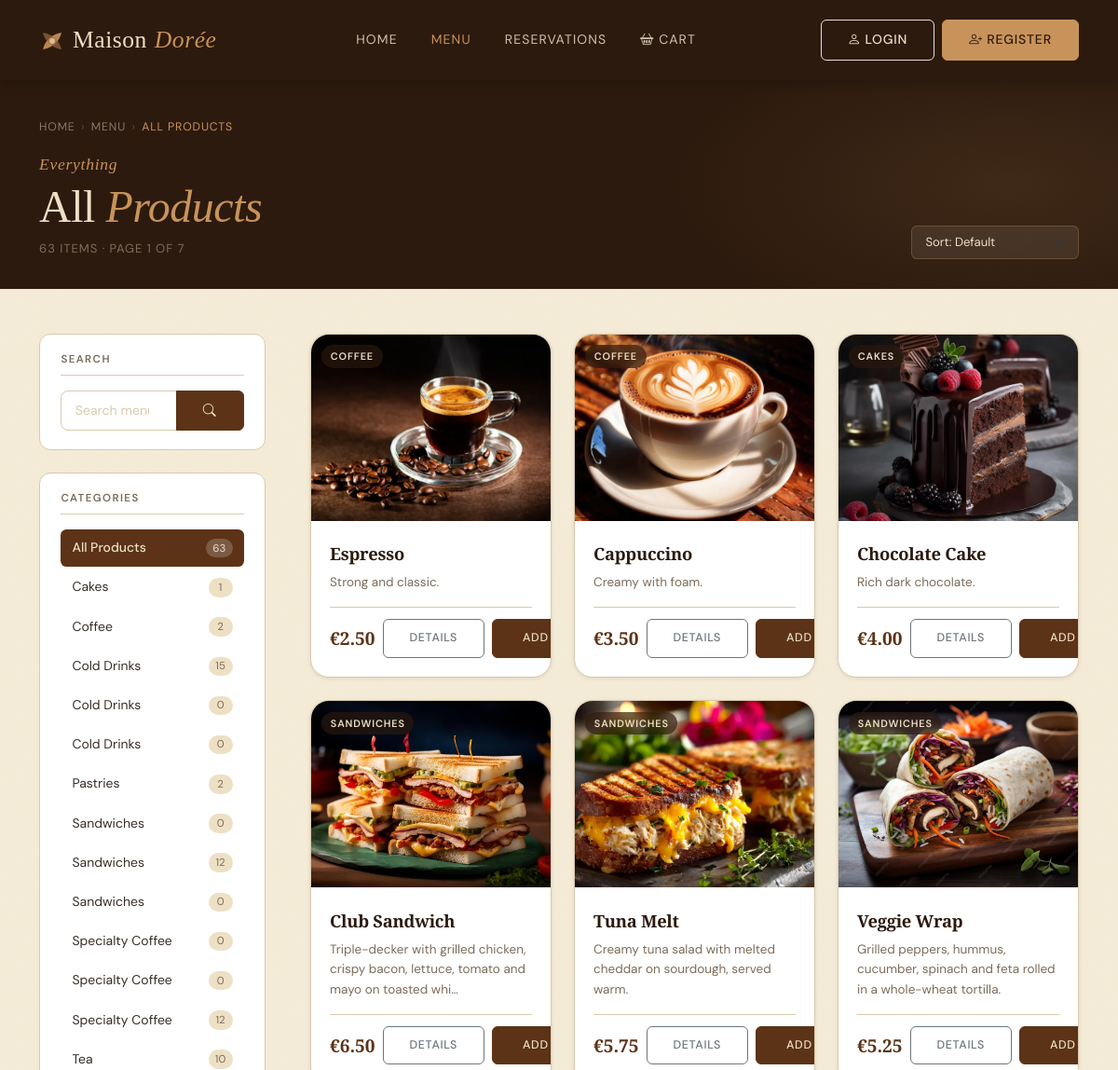
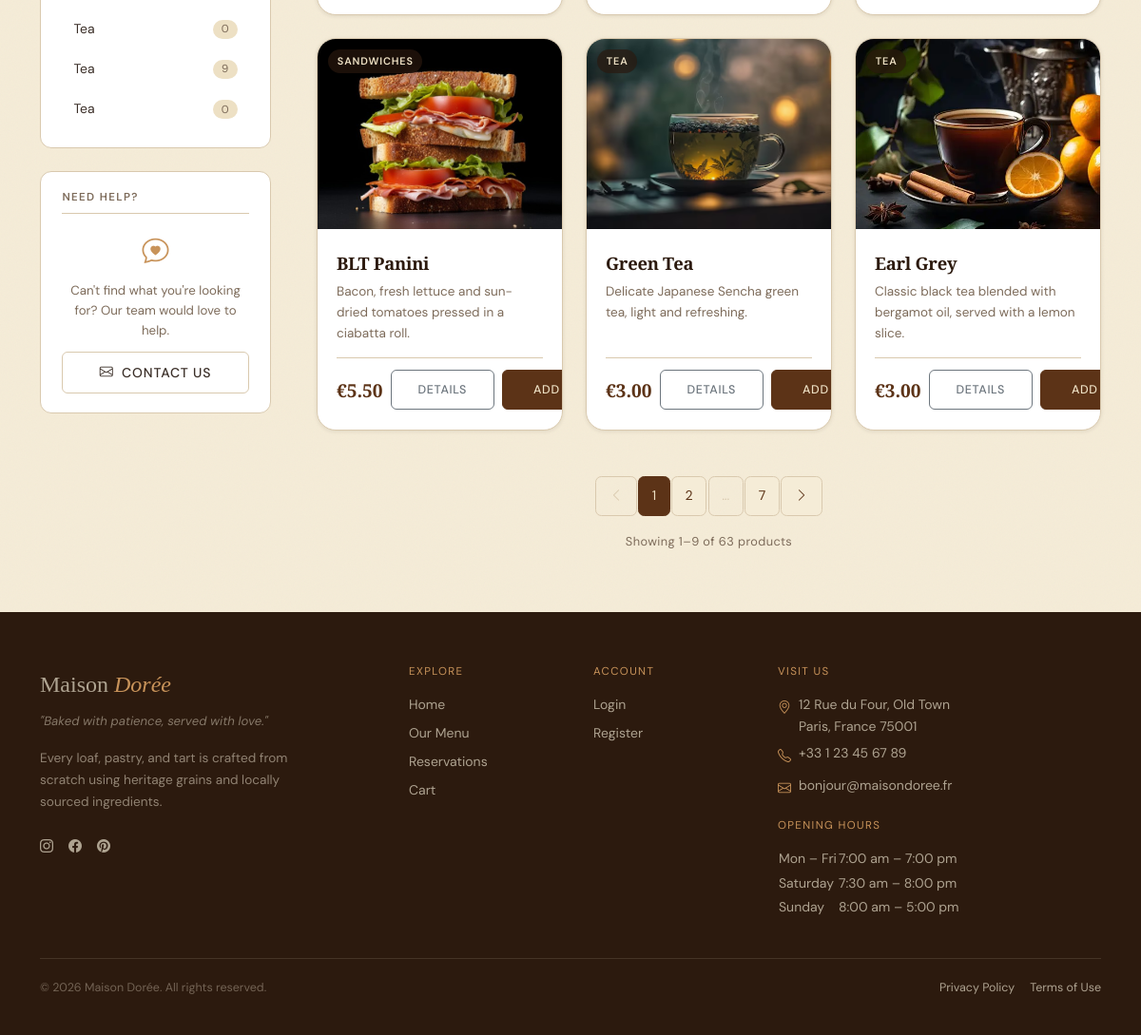
The page /products.php on the database as committed earlier (2 pictures, top to bottom).
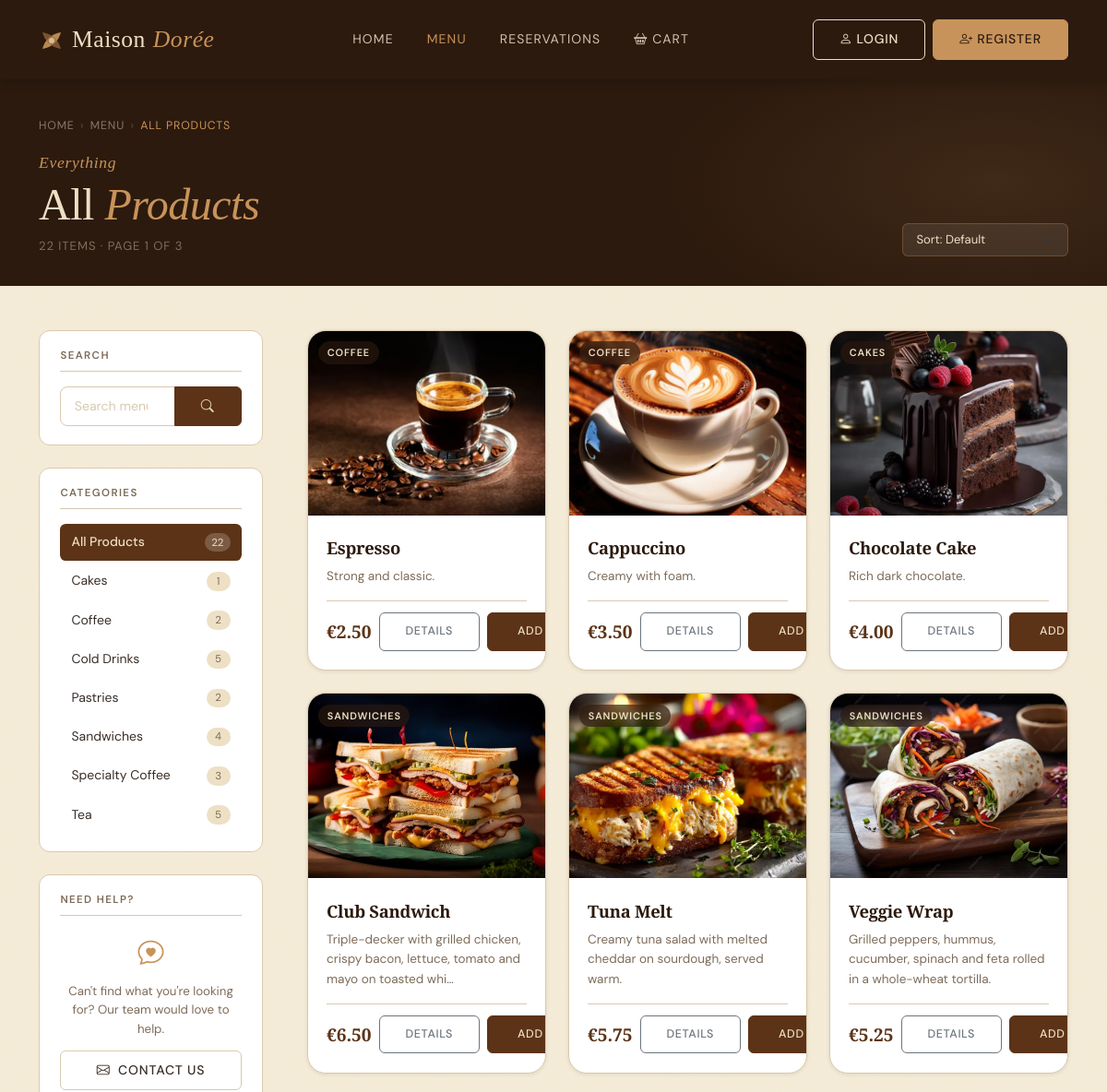
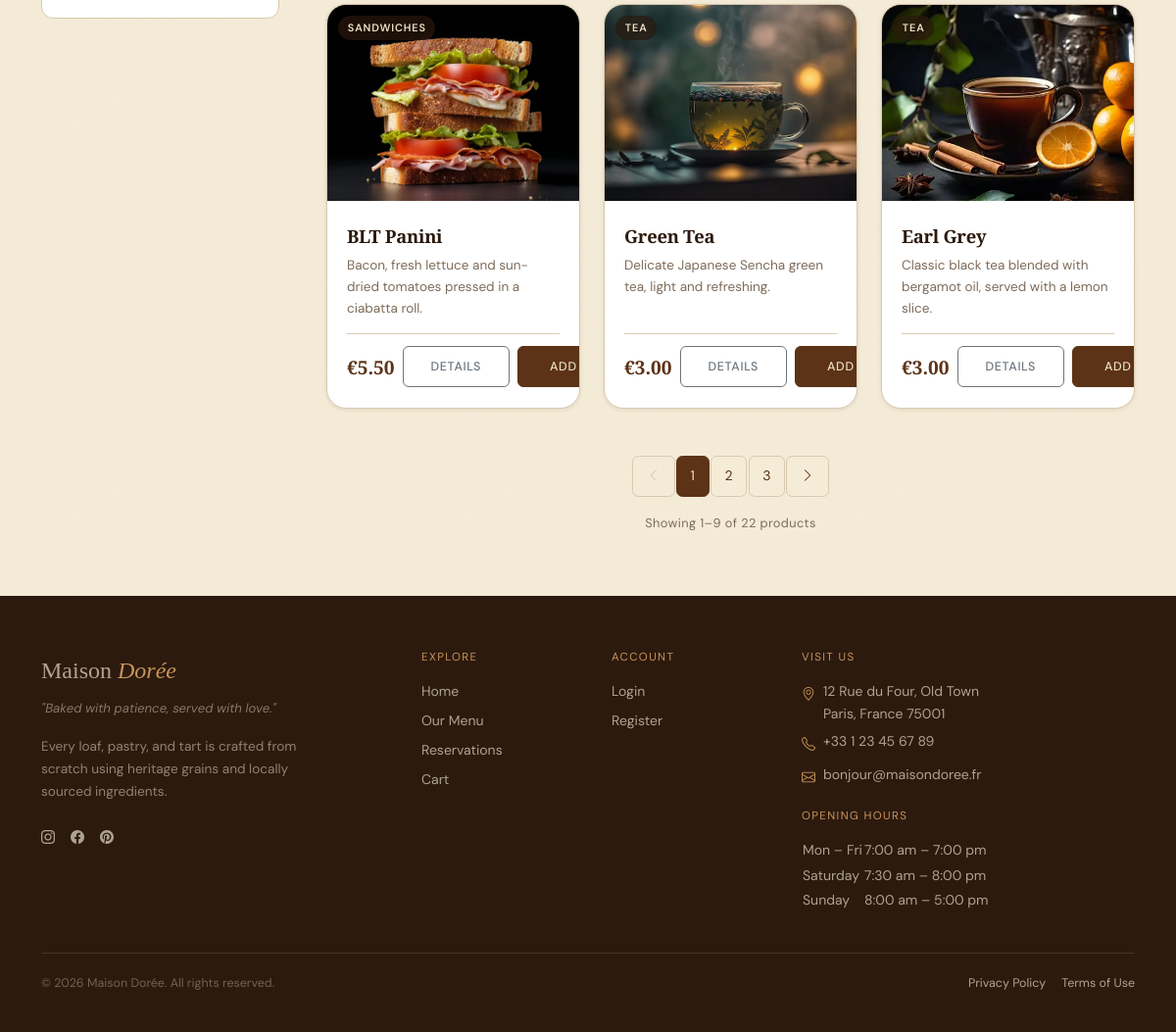
The same page on the database as committed later (2 pictures, top to bottom).
### tables this page shows
CREATE TABLE `categories` (
  `id` int(11) NOT NULL,
  `name` varchar(50) NOT NULL
);

CREATE TABLE `products` (
  `id` int(11) NOT NULL,
  `category_id` int(11) DEFAULT NULL,
  `name` varchar(100) NOT NULL,
  `description` text DEFAULT NULL,
  `price` decimal(10,2) NOT NULL,
  `image_url` varchar(255) DEFAULT NULL
);

### db_connect.php (called while the page is built, shortened)
<?php
function db(): PDO {
    static $pdo = null;
    if ($pdo !== null) return $pdo;
    $dsn = sprintf('mysql:host=%s;port=%s;dbname=%s;charset=%s', DB_HOST, DB_PORT, DB_NAME, DB_CHARSET);
    $options = [
        PDO::ATTR_ERRMODE            => PDO::ERRMODE_EXCEPTION,
        PDO::ATTR_DEFAULT_FETCH_MODE => PDO::FETCH_ASSOC,
        PDO::ATTR_EMULATE_PREPARES   => false,
    ];
    try {
        $pdo = new PDO($dsn, DB_USER, DB_PASS, $options);
    } catch (PDOException $e) {
        error_log($e->getMessage());
        exit('Connection failed.');
    }
    return $pdo;
}
function db_fetch_all(string $sql, array $params = []): array {
    $stmt = db()->prepare($sql);
    $stmt->execute($params);
    return $stmt->fetchAll();
}
function db_fetch_one(string $sql, array $params = []): ?array {
    $stmt = db()->prepare($sql);
    $stmt->execute($params);
    $row = $stmt->fetch();
    return $row !== false ? $row : null;
}
?>

### products.php (the view, shortened to what the rows shown need)
<?php
require_once 'db_connect.php';
$categoryId = filter_input(INPUT_GET, 'category_id', FILTER_VALIDATE_INT, [
    'options' => ['min_range' => 1],
]);
$searchQuery = trim(strip_tags($_GET['q'] ?? ''));
$sortRaw     = $_GET['sort'] ?? 'default';
$page        = max(1, (int) ($_GET['page'] ?? 1));
$perPage     = 9;
$sortOptions = [
    'default'     => 'p.id ASC',
    'name_asc'    => 'p.name ASC',
    'name_desc'   => 'p.name DESC',
    'price_asc'   => 'p.price ASC',
    'price_desc'  => 'p.price DESC',
];
$sortCol = $sortOptions[$sortRaw] ?? $sortOptions['default'];
$currentCategory = null;
$allCategories = db_fetch_all(
    'SELECT
         c.id,
         c.name,
         COUNT(p.id) AS product_count
     FROM categories c
     LEFT JOIN products p ON p.category_id = c.id
     GROUP BY c.id, c.name
     ORDER BY c.name ASC'
);
$whereClauses = ['1=1'];
$params       = [];
$whereSQL = 'WHERE ' . implode(' AND ', $whereClauses);
$totalProducts = (int) db_fetch_one(
    "SELECT COUNT(*) AS cnt
       FROM products p
       JOIN categories c ON c.id = p.category_id
      $whereSQL",
    $params
)['cnt'];
$totalPages = max(1, (int) ceil($totalProducts / $perPage));
$page       = min($page, $totalPages);
$offset     = ($page - 1) * $perPage;
$products = db_fetch_all(
    "SELECT
         p.id,
         p.name,
         p.description,
         p.price,
         p.image_url,
         c.name AS category_name,
         c.id   AS category_id
     FROM products p
     JOIN categories c ON c.id = p.category_id
    $whereSQL
     ORDER BY $sortCol
     LIMIT :lim OFFSET :off",
    array_merge($params, [':lim' => $perPage, ':off' => $offset])
);
function buildUrl(array $overrides = []): string
{
    $base = [
        'category_id' => $_GET['category_id'] ?? null,
        'q'           => $_GET['q']           ?? null,
        'sort'        => $_GET['sort']         ?? null,
        'page'        => $_GET['page']         ?? null,
    ];
    $merged = array_filter(array_merge($base, $overrides), fn($v) => $v !== null && $v !== '');
    return 'products.php?' . http_build_query($merged);
}
require_once __DIR__ . '/header.php';
?>
<section class="prod-hero" aria-labelledby="prod-hero-heading">
    <div class="container position-relative z-1">
        <div class="row align-items-end g-3">
            <div class="col">
                <h1 class="prod-hero__title" id="prod-hero-heading">
                    <?php if ($searchQuery !== ''): ?>
                        Results for "<em><?= htmlspecialchars($searchQuery) ?></em>"
                    <?php elseif ($currentCategory): ?>
                        <?= htmlspecialchars($currentCategory['name']) ?>
                    <?php else: ?>
                        All <em>Products</em>
                    <?php endif; ?>
                </h1>
            </div>
        </div>
    </div>
</section>
<div class="container prod-layout py-5">
    <div class="row g-5">
        <aside class="col-12 col-lg-3" aria-label="Category filter">
            <div class="prod-sidebar-block mb-4">
                <h2 class="prod-sidebar-block__title">Search</h2>
            </div>
            <div class="prod-sidebar-block">
                <h2 class="prod-sidebar-block__title">Categories</h2>
                <nav aria-label="Filter by category">
                    <ul class="prod-cat-list" role="list">
                        <?php foreach ($allCategories as $cat): ?>
                            <li role="listitem">
                                <a
                                    href="<?= buildUrl(['category_id' => $cat['id'], 'page' => null]) ?>"
                                    class="prod-cat-list__item <?= (int)($currentCategory['id'] ?? 0) === (int)$cat['id'] ? 'prod-cat-list__item--active' : '' ?>"
                                    aria-current="<?= (int)($currentCategory['id'] ?? 0) === (int)$cat['id'] ? 'page' : 'false' ?>">
                                    <span class="prod-cat-list__name">
                                        <?= htmlspecialchars($cat['name']) ?>
                                    </span>
                                    <span class="prod-cat-list__count">
                                        <?= (int) $cat['product_count'] ?>
                                    </span>
                                </a>
                            </li>
                        <?php endforeach; ?>
                    </ul>
                </nav>
            </div>
            <div class="prod-sidebar-block mt-4">
                <h2 class="prod-sidebar-block__title">Need Help?</h2>
            </div>
        </aside>
        <main class="col-12 col-lg-9" id="products-grid" aria-label="Products">
            <?php if (empty($products)): ?>
                <div class="prod-empty" role="status" aria-live="polite">
                    <i class="bi bi-bag-x prod-empty__icon" aria-hidden="true"></i>
                    <h2 class="prod-empty__title">
                        <?= $searchQuery !== ''
                            ? 'No results for "' . htmlspecialchars($searchQuery) . '"'
                            : 'No products available' ?>
                    </h2>
                    <p class="prod-empty__body">
                        <?= $searchQuery !== ''
                            ? 'Try a different search term, or browse a category below.'
                            : 'Check back soon — our bakers are hard at work!' ?>
                    </p>
                    <div class="d-flex gap-3 justify-content-center flex-wrap mt-3">
                        <a href="categories.php" class="btn btn-primary">Browse All Categories</a>
                        <?php if ($searchQuery !== '' || $categoryId): ?>
                            <a href="products.php" class="btn btn-ghost">Clear Filters</a>
                        <?php endif; ?>
                    </div>
                </div>
            <?php else: ?>
                <div class="row g-4" id="productGrid">
                    <?php foreach ($products as $index => $product):
                        $price = number_format((float)$product['price'], 2);
                        $imgSrc = !empty($product['image_url'])
                            ? 'images/' . htmlspecialchars($product['image_url'], ENT_QUOTES)
                            : 'images/placeholder.jpg';
                    ?>
                        <div
                            class="col-12 col-sm-6 col-xl-4"
                            style="--p-delay:<?= $index * 0.06 ?>s">
                            <article
                                class="prod-card"
                                aria-label="<?= htmlspecialchars($product['name']) ?>, €<?= $price ?>">
                                <a
                                    href="product_details.php?id=<?= (int) $product['id'] ?>"
                                    class="prod-card__thumb-link"
                                    tabindex="-1"
                                    aria-hidden="true">
                                    <img
                                        src="<?= $imgSrc ?>"
                                        alt="<?= htmlspecialchars($product['name']) ?>"
                                        class="prod-card__img card-img-top"
                                        loading="lazy"
                                        width="400"
                                        height="200"
                                        onerror="this.onerror=null; this.src='images/placeholder.jpg';">
                                    <span class="prod-card__category-ribbon">
                                    </span>
                                </a>
                                <div class="prod-card__body">
                                    <h3 class="prod-card__name">
                                        <a
                                            href="product_details.php?id=<?= (int) $product['id'] ?>"
                                            class="prod-card__name-link">
                                            <?= htmlspecialchars($product['name']) ?>
                                        </a>
                                    </h3>
                                    <?php if (!empty($product['description'])): ?>
                                        <p class="prod-card__desc">
                                            <?= htmlspecialchars(
                                                mb_strimwidth($product['description'], 0, 90, '…')
                                            ) ?>
                                        </p>
                                    <?php endif; ?>
                                    <div class="prod-card__footer">
                                        <span class="prod-card__price" aria-label="Price: €<?= $price ?>">
                                            €<?= $price ?>
                                        </span>
                                        <div class="d-flex gap-2 align-items-center">
                                            <a
                                                href="product_details.php?id=<?= (int) $product['id'] ?>"
                                                class="btn btn-outline-secondary btn-sm prod-card__cta"
                                                aria-label="View details for <?= htmlspecialchars($product['name']) ?>">
                                                Details
                                            </a>
                                            <a
                                                href="addtocart.php?id=<?= (int) $product['id'] ?>"
                                                class="btn btn-primary btn-sm prod-card__cta"
                                                aria-label="Add <?= htmlspecialchars($product['name']) ?> to cart">
                                                <i class="bi bi-basket-plus me-1" aria-hidden="true"></i>Add
                                            </a>
                                        </div>
                                    </div>
                                </div>
                            </article>
                        </div>
                    <?php endforeach; ?>
                </div>
            <?php endif; ?>
        </main>
    </div>
</div>
<?php require_once __DIR__ . '/footer.php'; ?>

Rows that differ between the two databases and show on the page:
removed categories: name "Cold Drinks", product_count "0"
removed categories: name "Cold Drinks", product_count "0"
removed categories: name "Sandwiches", product_count "0"
removed categories: name "Sandwiches", product_count "0"
removed categories: name "Specialty Coffee", product_count "0"
removed categories: name "Specialty Coffee", product_count "0"
removed categories: name "Tea", product_count "10"
removed categories: name "Tea", product_count "0"
removed categories: name "Tea", product_count "0"
computed for categories "Cold Drinks": product_count "15" → "5"
computed for categories "Sandwiches": product_count "12" → "4"
computed for categories "Specialty Coffee": product_count "12" → "3"
computed for categories "Tea": product_count "9" → "5"
Other text that changed with them:
$totalProducts: "63" → "22"
$totalPages: "7" → "3"
array_sum(array_column($allCategories, 'product_count')): "63" → "22"
new list line: "3"
list line gone: "… 7"
